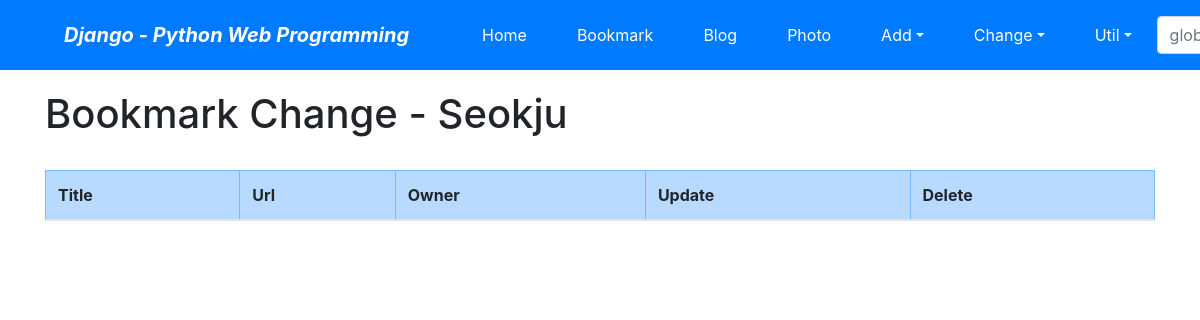
/bookmark/change/ (signed in), run on an earlier commit of the app's database.
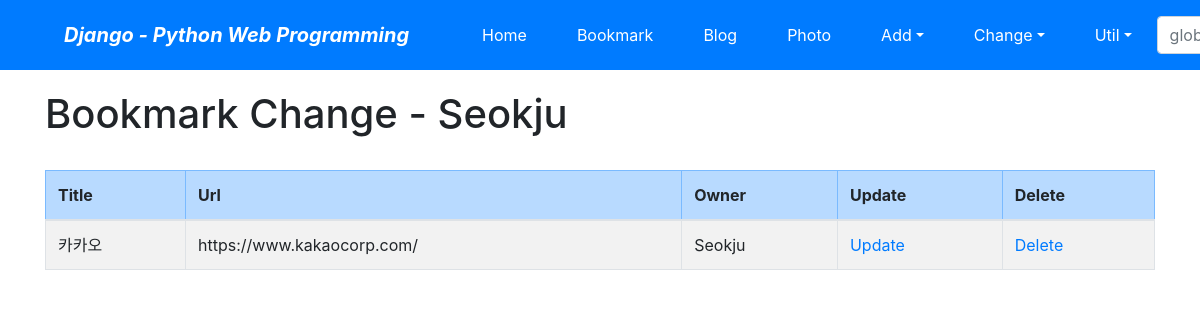
And on a later commit of the database.
### bookmark/models.py (models this page shows, shortened)
class Bookmark(models.Model):
    title = models.CharField('TITLE', max_length=100, blank=True)
    url = models.URLField('URL', unique=True)
    owner = models.ForeignKey(User, on_delete=models.CASCADE, blank=True, null=True)

### bookmark/views.py (the view)
# urls.py: path('change/', views.BookmarkChangeLV.as_view(), name='change'),
class BookmarkChangeLV(LoginRequiredMixin, ListView):
    template_name = 'bookmark/bookmark_change_list.html'
    def get_queryset(self):
        return Bookmark.objects.filter(owner=self.request.user)

### bookmark/templates/bookmark/bookmark_change_list.html (shortened to what this page needs)
{% extends "base.html" %}
{% block content %}
    <h1>Bookmark Change - {{user}}</h1>
    <br>
    <table class="table table-bordered table-condensed table-striped">
        <thead>
            <tr class="table-primary">
                <th>Title</th>
                <th>Url</th>
                <th>Owner</th>
                <th>Update</th>
                <th>Delete</th>
            </tr>
        </thead>
        <tbody>
            {% for item in object_list %}
            <tr>
                <td>{{ item.title }}</td>
                <td>{{ item.url }}</td>
                <td>{{ item.owner }}</td>
                <td><a href="{% url 'bookmark:update' item.id %}">Update</a></td>
                <td><a href="{% url 'bookmark:delete' item.id %}">Delete</a></td>
            </tr>
            {% endfor %}
        </tbody>
    </table>
{% endblock %}

### templates/base.html (shortened to what this page needs)
<!DOCTYPE html>
<html lang="ko">
<head>
    <link rel="stylesheet" href="https://stackpath.bootstrapcdn.com/bootstrap/4.3.1/css/bootstrap.min.css">
</head>
<body style="padding-top:90px;">
<nav class="navbar navbar-expand-lg navbar-dark bg-primary fixed-top">
    <span class="navbar-brand mx-5 mb-0 font-weight-bold font-italic">Django - Python Web Programming</span>
    <div class="collapse navbar-collapse" id="navbarSupportedContent">
        <ul class="navbar-nav mr-auto">
            <li class="nav-item mx-1 btn btn-primary">
                <a class="nav-link text-white" href="{% url 'home' %}">Home</a></li>
            <li class="nav-item mx-1 btn btn-primary">
                <a class="nav-link text-white" href="{% url 'bookmark:index' %}">Bookmark</a></li>
            <li class="nav-item mx-1 btn btn-primary">
                <a class="nav-link text-white" href="{% url 'blog:index' %}">Blog</a></li>
            <li class="nav-item mx-1 btn btn-primary">
                <a class="nav-link text-white" href="{% url 'photo:index' %}">Photo</a></li>
            {% if user.is_active %}
            <li class="nav-item dropdown mx-1 btn btn-primary">
                <a class="nav-link dropdown-toggle text-white" href="#" data-toggle="dropdown">Add</a>
            </li>
            <li class="nav-item dropdown mx-1 btn btn-primary">
                <a class="nav-link dropdown-toggle text-white" href="#" data-toggle="dropdown">Change</a>
            </li>
            {% endif %}
            <li class="nav-item dropdown mx-1 btn btn-primary">
                <a class="nav-link dropdown-toggle text-white" href="#" data-toggle="dropdown">Util</a>
            </li>
        </ul>
        <form class="form-inline my-2" action="" method="post"> {% csrf_token %}
            <input class="form-control mr-sm-2" type="search" placeholder="global search" name="search_word">
        </form>
    </div>
</nav>
<div class="container">
    {% block content %}{% endblock %}
</div>
</body>
</html>

What changed in the data, as far as the page shows it:
added Bookmark: title "카카오", url "https://www.kakaocorp.com/", owner "Seokju"
